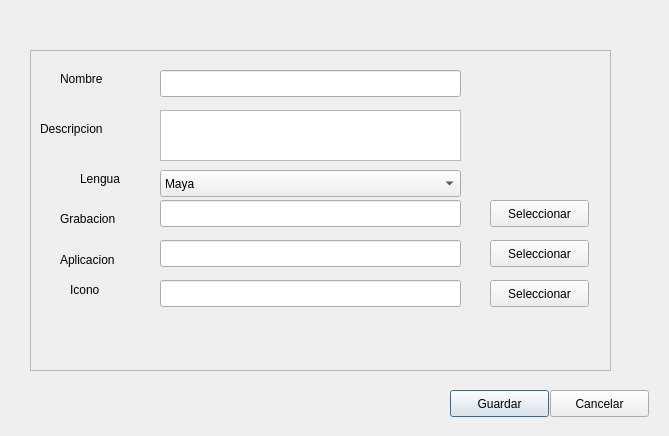
<?xml version="1.0" encoding="UTF-8"?>
<ui version="4.0">
 <class>addNew</class>
 <widget class="QDialog" name="addNew">
  <property name="geometry">
   <rect>
    <x>0</x>
    <y>0</y>
    <width>669</width>
    <height>436</height>
   </rect>
  </property>
  <property name="windowTitle">
   <string>Dialog</string>
  </property>
  <widget class="QPushButton" name="saveLanguage">
   <property name="geometry">
    <rect>
     <x>450</x>
     <y>390</y>
     <width>99</width>
     <height>27</height>
    </rect>
   </property>
   <property name="text">
    <string>Guardar</string>
   </property>
  </widget>
  <widget class="QPushButton" name="cancel">
   <property name="geometry">
    <rect>
     <x>550</x>
     <y>390</y>
     <width>99</width>
     <height>27</height>
    </rect>
   </property>
   <property name="text">
    <string>Cancelar</string>
   </property>
  </widget>
  <widget class="QFrame" name="frame">
   <property name="geometry">
    <rect>
     <x>30</x>
     <y>50</y>
     <width>581</width>
     <height>321</height>
    </rect>
   </property>
   <property name="frameShape">
    <enum>QFrame::StyledPanel</enum>
   </property>
   <property name="frameShadow">
    <enum>QFrame::Raised</enum>
   </property>
   <widget class="QPushButton" name="selectApp">
    <property name="geometry">
     <rect>
      <x>460</x>
      <y>190</y>
      <width>99</width>
      <height>27</height>
     </rect>
    </property>
    <property name="text">
     <string>Seleccionar</string>
    </property>
   </widget>
   <widget class="QLabel" name="labelLanguage">
    <property name="geometry">
     <rect>
      <x>50</x>
      <y>120</y>
      <width>67</width>
      <height>17</height>
     </rect>
    </property>
    <property name="text">
     <string>Lengua</string>
    </property>
   </widget>
   <widget class="QLineEdit" name="appName">
    <property name="geometry">
     <rect>
      <x>130</x>
      <y>190</y>
      <width>301</width>
      <height>27</height>
     </rect>
    </property>
   </widget>
   <widget class="QLabel" name="labelSpeech">
    <property name="geometry">
     <rect>
      <x>30</x>
      <y>160</y>
      <width>71</width>
      <height>17</height>
     </rect>
    </property>
    <property name="text">
     <string>Grabacion</string>
    </property>
   </widget>
   <widget class="QLineEdit" name="speechName">
    <property name="geometry">
     <rect>
      <x>130</x>
      <y>150</y>
      <width>301</width>
      <height>27</height>
     </rect>
    </property>
   </widget>
   <widget class="QLabel" name="labelApp">
    <property name="geometry">
     <rect>
      <x>30</x>
      <y>200</y>
      <width>81</width>
      <height>20</height>
     </rect>
    </property>
    <property name="text">
     <string>Aplicacion</string>
    </property>
   </widget>
   <widget class="QComboBox" name="comboBox">
    <property name="geometry">
     <rect>
      <x>130</x>
      <y>120</y>
      <width>301</width>
      <height>27</height>
     </rect>
    </property>
    <item>
     <property name="text">
      <string>Maya</string>
     </property>
    </item>
    <item>
     <property name="text">
      <string>Yaqui</string>
     </property>
    </item>
    <item>
     <property name="text">
      <string>Nahuatl</string>
     </property>
    </item>
   </widget>
   <widget class="QPushButton" name="selectSpeech">
    <property name="geometry">
     <rect>
      <x>460</x>
      <y>150</y>
      <width>99</width>
      <height>27</height>
     </rect>
    </property>
    <property name="text">
     <string>Seleccionar</string>
    </property>
   </widget>
   <widget class="QLabel" name="labelIcon">
    <property name="geometry">
     <rect>
      <x>40</x>
      <y>230</y>
      <width>81</width>
      <height>20</height>
     </rect>
    </property>
    <property name="text">
     <string>Icono</string>
    </property>
   </widget>
   <widget class="QLineEdit" name="appIcon">
    <property name="geometry">
     <rect>
      <x>130</x>
      <y>230</y>
      <width>301</width>
      <height>27</height>
     </rect>
    </property>
   </widget>
   <widget class="QPushButton" name="selectIcon">
    <property name="geometry">
     <rect>
      <x>460</x>
      <y>230</y>
      <width>99</width>
      <height>27</height>
     </rect>
    </property>
    <property name="text">
     <string>Seleccionar</string>
    </property>
   </widget>
   <widget class="QLabel" name="labelAppName">
    <property name="geometry">
     <rect>
      <x>30</x>
      <y>20</y>
      <width>67</width>
      <height>17</height>
     </rect>
    </property>
    <property name="text">
     <string>Nombre</string>
    </property>
   </widget>
   <widget class="QLineEdit" name="speechName_2">
    <property name="geometry">
     <rect>
      <x>130</x>
      <y>20</y>
      <width>301</width>
      <height>27</height>
     </rect>
    </property>
   </widget>
   <widget class="QLabel" name="labelAppDescription">
    <property name="geometry">
     <rect>
      <x>10</x>
      <y>70</y>
      <width>91</width>
      <height>17</height>
     </rect>
    </property>
    <property name="text">
     <string>Descripcion</string>
    </property>
   </widget>
   <widget class="QTextEdit" name="textEdit">
    <property name="geometry">
     <rect>
      <x>130</x>
      <y>60</y>
      <width>301</width>
      <height>51</height>
     </rect>
    </property>
   </widget>
  </widget>
 </widget>
 <resources/>
 <connections/>
</ui>
